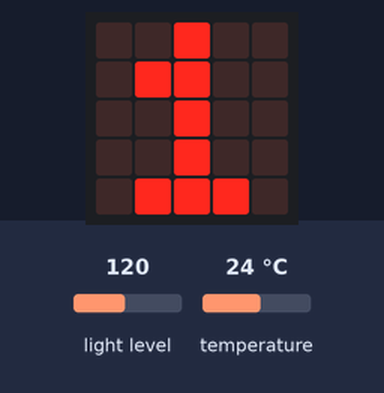
This program was run on a simulated BBC micro:bit running MicroPython. On the bench: the board's 5×5 LED display. The inputs (shaded band) are chosen by the test bench; at power-on: light level 120, temperature 24 °C. No radio messages arrive unless stated (any console line starting 'radio sent:' is added by the test bench); what the program prints to the serial console is not drawn.

Above: at 0.15 s.

The program:

03_sensor_node_multi.py
```python
"""micro:bit MicroPython: Sensor Node (Multi-Sensor Sender)

Level-up version of Role A. Reads both temperature and light level on
each cycle and broadcasts a single comma-separated payload:

    <SENDER_ID>,<temp_C>,<light_0_255>

Pair with 04_aggregator_threshold.py on the same radio group. Change
SENDER_ID on a second micro:bit (e.g. "2") to build a two-sender mesh.

How to credit:
  Borowczak, A.C. & Borowczak, M. (2026). CxEd Hub: Cross-Disciplinary
  Computing-Integrated K-12 Lesson Plans. https://cxedhub.github.io/wiki/
  Licensed under CC BY-SA 4.0.
"""
from microbit import *
import radio

RADIO_GROUP = 7
SENDER_ID = "1"

radio.config(group=RADIO_GROUP)
radio.on()

while True:
    temp = temperature()
    light = display.read_light_level()
    payload = "{0},{1},{2}".format(SENDER_ID, temp, light)
    radio.send(payload)
    display.show(SENDER_ID)
    sleep(300)
    display.clear()
    sleep(1700)
```
